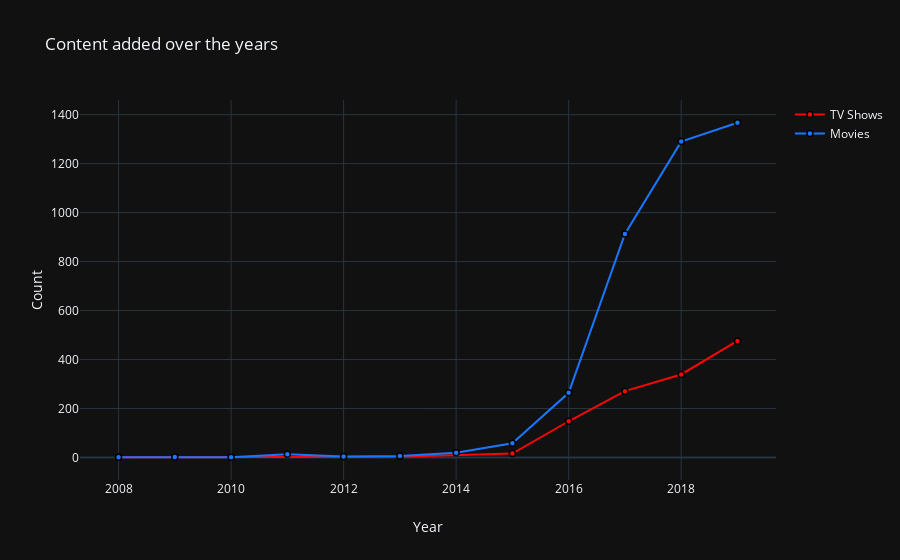

The cell this chart's notebook holds for it:
### Code cell
d1 = df[df["type"] == "TV Show"]
d2 = df[df["type"] == "Movie"]

col = "year_added"

vc1 = d1[col].value_counts().reset_index()
vc1 = vc1.rename(columns = {col : "count", "index" : col})
vc1['percent'] = vc1['count'].apply(lambda x : 100*x/sum(vc1['count']))
vc1 = vc1.sort_values(col)

vc2 = d2[col].value_counts().reset_index()
vc2 = vc2.rename(columns = {col : "count", "index" : col})
vc2['percent'] = vc2['count'].apply(lambda x : 100*x/sum(vc2['count']))
vc2 = vc2.sort_values(col)

trace1 = go.Scatter(
                    x=vc1[col], 
                    y=vc1["count"], 
                    name="TV Shows", 
                    marker=dict(color = 'rgb(249, 6, 6)',
                             line=dict(color='rgb(0,0,0)',width=1.5)))

trace2 = go.Scatter(
                    x=vc2[col], 
                    y=vc2["count"], 
                    name="Movies", 
                    marker= dict(color = 'rgb(26, 118, 255)',
                              line=dict(color='rgb(0,0,0)',width=1.5)))
layout = go.Layout(hovermode= 'closest', title = 'Content added over the years' , xaxis = dict(title = 'Year'), yaxis = dict(title = 'Count'),template= "plotly_dark")
fig = go.Figure(data = [trace1, trace2], layout=layout)
fig.show()

### Figure 1 — Plotly figure (JSON) as saved in the notebook; plotly's stock layout.template omitted (floating-point values rounded to 4 significant figures)
{"data": [{"marker": {"color": "rgb(249, 6, 6)", "line": {"color": "rgb(0,0,0)", "width": 1.5}}, "name": "TV Shows", "type": "scatter", "x": [2008, 2012, 2013, 2015, 2016, 2017, 2018, 2019], "y": [1, 3, 3, 16, 148, 271, 339, 476]}, {"marker": {"color": "rgb(26, 118, 255)", "line": {"color": "rgb(0,0,0)", "width": 1.5}}, "name": "Movies", "type": "scatter", "x": [2008, 2009, 2010, 2011, 2012, 2013, 2014, 2015, 2016, 2017, 2018, 2019], "y": [1, 2, 1, 13, 4, 6, 19, 58, 264, 913, 1290, 1367]}], "layout": {"hovermode": "closest", "title": {"text": "Content added over the years"}, "xaxis": {"title": {"text": "Year"}}, "yaxis": {"title": {"text": "Count"}}}}
